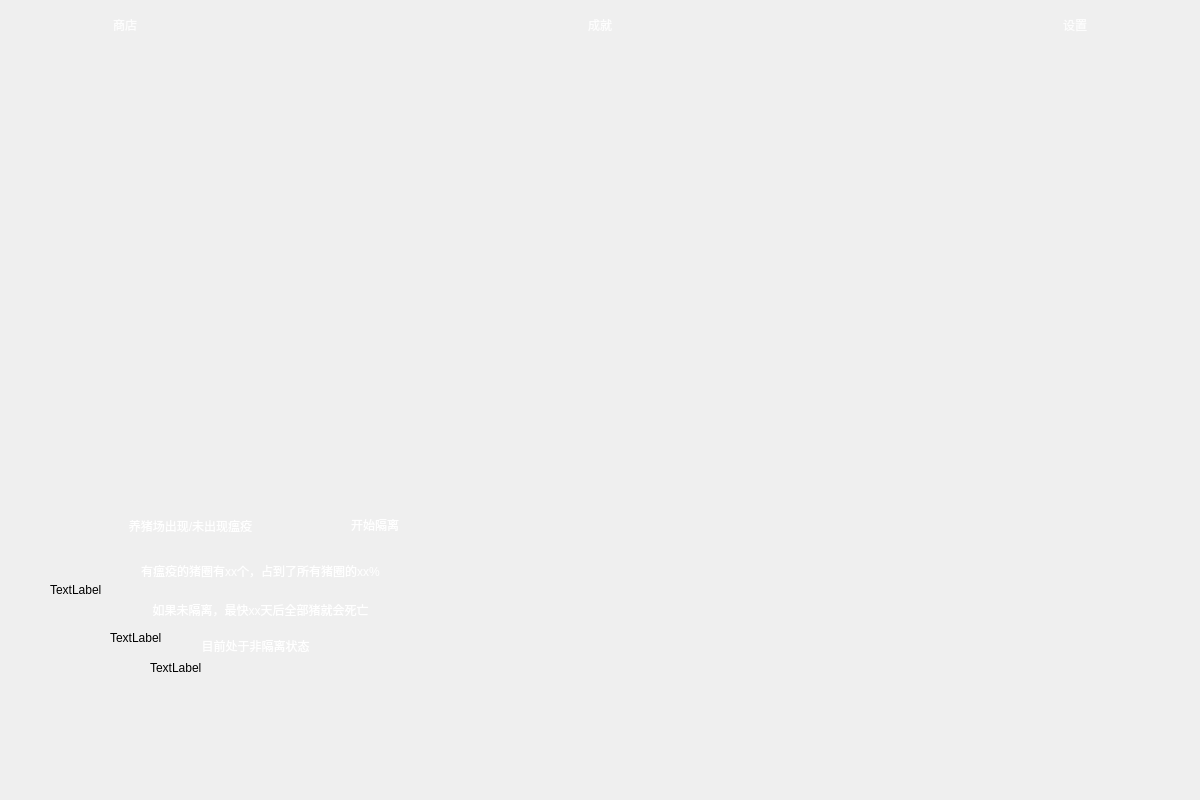
<?xml version="1.0" encoding="UTF-8"?>
<ui version="4.0">
 <class>PigGame</class>
 <widget class="QMainWindow" name="PigGame">
  <property name="geometry">
   <rect>
    <x>0</x>
    <y>0</y>
    <width>1200</width>
    <height>800</height>
   </rect>
  </property>
  <property name="windowTitle">
   <string>MainWindow</string>
  </property>
  <property name="styleSheet">
   <string notr="true"/>
  </property>
  <widget class="QWidget" name="centralwidget">
   <widget class="QLabel" name="backimg">
    <property name="geometry">
     <rect>
      <x>0</x>
      <y>0</y>
      <width>1200</width>
      <height>800</height>
     </rect>
    </property>
    <property name="styleSheet">
     <string notr="true">background-image: url(:/res/res/game3.jpg);</string>
    </property>
    <property name="text">
     <string/>
    </property>
   </widget>
   <widget class="QPushButton" name="btn_honor">
    <property name="geometry">
     <rect>
      <x>525</x>
      <y>0</y>
      <width>150</width>
      <height>50</height>
     </rect>
    </property>
    <property name="styleSheet">
     <string notr="true">background-image: url(:/res/res/startbtn/banzi.png);
font:25pt &quot;方正少儿简体&quot;;
color: rgb(253, 253, 253);</string>
    </property>
    <property name="text">
     <string>成就</string>
    </property>
    <property name="flat">
     <bool>true</bool>
    </property>
   </widget>
   <widget class="QPushButton" name="btn_config">
    <property name="geometry">
     <rect>
      <x>1000</x>
      <y>0</y>
      <width>150</width>
      <height>50</height>
     </rect>
    </property>
    <property name="styleSheet">
     <string notr="true">background-image: url(:/res/res/startbtn/banzi.png);
font:25pt &quot;方正少儿简体&quot;;
color: rgb(253, 253, 253);</string>
    </property>
    <property name="text">
     <string>设置</string>
    </property>
    <property name="flat">
     <bool>true</bool>
    </property>
   </widget>
   <widget class="QPushButton" name="btn_store">
    <property name="geometry">
     <rect>
      <x>50</x>
      <y>0</y>
      <width>150</width>
      <height>50</height>
     </rect>
    </property>
    <property name="styleSheet">
     <string notr="true">background-image: url(:/res/res/startbtn/banzi.png);
font:25pt &quot;方正少儿简体&quot;;
color: rgb(253, 253, 253);</string>
    </property>
    <property name="text">
     <string>商店</string>
    </property>
    <property name="flat">
     <bool>true</bool>
    </property>
   </widget>
   <widget class="QLabel" name="label_2">
    <property name="geometry">
     <rect>
      <x>200</x>
      <y>20</y>
      <width>800</width>
      <height>450</height>
     </rect>
    </property>
    <property name="styleSheet">
     <string notr="true">background-image: url(:/res/res/back_01.png);</string>
    </property>
    <property name="text">
     <string/>
    </property>
   </widget>
   <widget class="QPushButton" name="btn_nextpage">
    <property name="geometry">
     <rect>
      <x>1050</x>
      <y>220</y>
      <width>100</width>
      <height>100</height>
     </rect>
    </property>
    <property name="styleSheet">
     <string notr="true">background-image: url(:/res/res/startbtn/btn_b_over.png);</string>
    </property>
    <property name="text">
     <string/>
    </property>
    <property name="flat">
     <bool>true</bool>
    </property>
   </widget>
   <widget class="QPushButton" name="btn_frontpage">
    <property name="geometry">
     <rect>
      <x>50</x>
      <y>220</y>
      <width>100</width>
      <height>100</height>
     </rect>
    </property>
    <property name="styleSheet">
     <string notr="true">background-image: url(:/res/res/startbtn/btn_b_over_2.png);</string>
    </property>
    <property name="text">
     <string/>
    </property>
    <property name="flat">
     <bool>true</bool>
    </property>
   </widget>
   <widget class="QLabel" name="label_3">
    <property name="geometry">
     <rect>
      <x>50</x>
      <y>490</y>
      <width>1100</width>
      <height>200</height>
     </rect>
    </property>
    <property name="styleSheet">
     <string notr="true">background-image: url(:/res/res/mes_window.png);</string>
    </property>
    <property name="text">
     <string>TextLabel</string>
    </property>
   </widget>
   <widget class="QLabel" name="lb_tips">
    <property name="geometry">
     <rect>
      <x>50</x>
      <y>700</y>
      <width>1100</width>
      <height>100</height>
     </rect>
    </property>
    <property name="styleSheet">
     <string notr="true">background-image: url(:/res/res/mes_window_m.png);</string>
    </property>
    <property name="text">
     <string/>
    </property>
   </widget>
   <widget class="QLabel" name="label_4">
    <property name="geometry">
     <rect>
      <x>110</x>
      <y>630</y>
      <width>68</width>
      <height>15</height>
     </rect>
    </property>
    <property name="text">
     <string>TextLabel</string>
    </property>
   </widget>
   <widget class="QLabel" name="lb_ill_arise">
    <property name="geometry">
     <rect>
      <x>90</x>
      <y>510</y>
      <width>201</width>
      <height>31</height>
     </rect>
    </property>
    <property name="styleSheet">
     <string notr="true">color: rgb(255, 255, 255);
font: 12pt &quot;方正粗圆简体&quot;;</string>
    </property>
    <property name="text">
     <string>养猪场出现/未出现瘟疫</string>
    </property>
    <property name="alignment">
     <set>Qt::AlignCenter</set>
    </property>
   </widget>
   <widget class="QPushButton" name="btn_geli">
    <property name="geometry">
     <rect>
      <x>310</x>
      <y>510</y>
      <width>130</width>
      <height>30</height>
     </rect>
    </property>
    <property name="styleSheet">
     <string notr="true">background-image: url(:/res/res/startbtn/btn_orange.png);
color: rgb(255, 255, 255);
font: 10pt &quot;方正少儿简体&quot;;</string>
    </property>
    <property name="text">
     <string>开始隔离</string>
    </property>
    <property name="flat">
     <bool>true</bool>
    </property>
   </widget>
   <widget class="QLabel" name="lb_ill_pigsty">
    <property name="geometry">
     <rect>
      <x>70</x>
      <y>560</y>
      <width>381</width>
      <height>21</height>
     </rect>
    </property>
    <property name="styleSheet">
     <string notr="true">color: rgb(255, 255, 255);
font: 10pt &quot;方正粗圆简体&quot;;</string>
    </property>
    <property name="text">
     <string>有瘟疫的猪圈有xx个，占到了所有猪圈的xx%</string>
    </property>
    <property name="alignment">
     <set>Qt::AlignCenter</set>
    </property>
   </widget>
   <widget class="QLabel" name="lb_health_day">
    <property name="geometry">
     <rect>
      <x>70</x>
      <y>630</y>
      <width>371</width>
      <height>31</height>
     </rect>
    </property>
    <property name="styleSheet">
     <string notr="true">color: rgb(255, 255, 255);
font: 10pt &quot;方正粗圆简体&quot;;</string>
    </property>
    <property name="text">
     <string>目前处于非隔离状态</string>
    </property>
    <property name="alignment">
     <set>Qt::AlignCenter</set>
    </property>
   </widget>
   <widget class="QLabel" name="lb_daed_day">
    <property name="geometry">
     <rect>
      <x>90</x>
      <y>600</y>
      <width>341</width>
      <height>20</height>
     </rect>
    </property>
    <property name="styleSheet">
     <string notr="true">color: rgb(255, 255, 255);
font: 10pt &quot;方正粗圆简体&quot;;</string>
    </property>
    <property name="text">
     <string>如果未隔离，最快xx天后全部猪就会死亡</string>
    </property>
    <property name="alignment">
     <set>Qt::AlignCenter</set>
    </property>
   </widget>
   <widget class="QLabel" name="label_9">
    <property name="geometry">
     <rect>
      <x>150</x>
      <y>660</y>
      <width>68</width>
      <height>15</height>
     </rect>
    </property>
    <property name="text">
     <string>TextLabel</string>
    </property>
   </widget>
   <widget class="QStackedWidget" name="stackedWidget">
    <property name="geometry">
     <rect>
      <x>220</x>
      <y>80</y>
      <width>721</width>
      <height>361</height>
     </rect>
    </property>
    <property name="currentIndex">
     <number>1</number>
    </property>
    <widget class="page1" name="page"/>
    <widget class="page2" name="page_2"/>
    <widget class="page3" name="page_3"/>
    <widget class="page4" name="page_4"/>
    <widget class="page5" name="page_5"/>
   </widget>
   <zorder>backimg</zorder>
   <zorder>btn_config</zorder>
   <zorder>btn_store</zorder>
   <zorder>label_2</zorder>
   <zorder>btn_nextpage</zorder>
   <zorder>btn_frontpage</zorder>
   <zorder>label_3</zorder>
   <zorder>lb_tips</zorder>
   <zorder>label_4</zorder>
   <zorder>btn_geli</zorder>
   <zorder>label_9</zorder>
   <zorder>lb_ill_arise</zorder>
   <zorder>lb_ill_pigsty</zorder>
   <zorder>lb_daed_day</zorder>
   <zorder>lb_health_day</zorder>
   <zorder>stackedWidget</zorder>
   <zorder>btn_honor</zorder>
  </widget>
 </widget>
 <customwidgets>
  <customwidget>
   <class>page1</class>
   <extends>QWidget</extends>
   <header>page1.h</header>
   <container>1</container>
  </customwidget>
  <customwidget>
   <class>page2</class>
   <extends>QWidget</extends>
   <header>page2.h</header>
   <container>1</container>
  </customwidget>
  <customwidget>
   <class>page3</class>
   <extends>QWidget</extends>
   <header>page3.h</header>
   <container>1</container>
  </customwidget>
  <customwidget>
   <class>page4</class>
   <extends>QWidget</extends>
   <header>page4.h</header>
   <container>1</container>
  </customwidget>
  <customwidget>
   <class>page5</class>
   <extends>QWidget</extends>
   <header>page5.h</header>
   <container>1</container>
  </customwidget>
 </customwidgets>
 <resources/>
 <connections/>
</ui>
